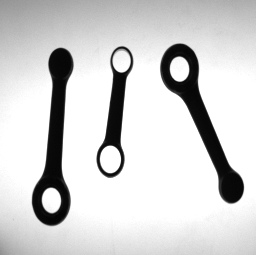
#> input picture imgs_1/TESI00.BMP, 256 x 255 px
$ jupyter execute Project_task1.ipynb
#> lines starting #> are read from the running program, lines starting #| are printed output that depends on the picture; after the words box and inside, x2 and y2 are one past the last pixel; in counts of white or black regions, pixels touching at a corner belong together; long printed decimals are rounded
# Visual Inspection of Motorcycle Connecting Rods
## Task 1
The objective of this project is the visual inspection of motorcycle connecting rods. The system should be able to analyze the dimensions of two different types of connecting rods to allow a vision-guided  robot  to pick and sort rods based on their type and dimensions. The two rod types are characterized by a different number of holes: Type A rods have one hole whilst Type B rods have two holes.

In this file I will only consider the requirements of the first task. For each connecting rod, the system must provide the following information:
1.  Type of rod (A or B)
2.  Position and orientation (modulo $\pi$)
3.  Length (L), Width (W), Width at the barycenter (WB)
4.  For each hole, position of the centre and diameter size

### Import

[cell 1]
import numpy as np
import cv2
from matplotlib import pyplot as plt
import math

[cell 2]
# Load images
img = cv2.imread("imgs_1/TESI00.BMP", cv2.IMREAD_GRAYSCALE)
#> img is the input picture: shape (255, 256); min 4, max 255, mean 208.4

plt.figure(figsize=(15,10))
plt.imshow(img, cmap="gray")
plt.show()

## Binarize images
To binarize the images it was used the Otsu's algorithm, as the lighting condition are not guaranteed to be constant across the different images.

[cell 3]
th_value, img_bin = cv2.threshold(img, 0, 255, cv2.THRESH_OTSU)
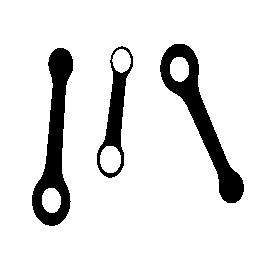
#> img_bin: shape (255, 256); 87.7% white; 3 black regions, box (x1, y1, x2, y2) and area: (32, 48, 73, 226) 3265, (160, 44, 244, 203) 3248, (97, 46, 133, 178) 1492
#> th_value = 127

# img_bin = cv2.adaptiveThreshold(img, 255, cv2.ADAPTIVE_THRESH_GAUSSIAN_C,
#                                 cv2.THRESH_BINARY, 71, 20)

# Invert binary image: white foreground, black background
img_bin = 255-img_bin

plt.figure(figsize=(7,7))
plt.imshow(img_bin, cmap="gray")
plt.show()

print("Otsu Threshold: {}".format(th_value))
#| Otsu Threshold: 127.0

## Contours
To find the countours I simply used the method provided by OpenCV, as it also provides the hierarchy of the contours, which will be used to determine the type of rod.

[cell 4]
img_cont = np.stack([img_bin,img_bin,img_bin], axis=-1)   #3 channel image to draw colored contours
#> img_cont: shape (255, 256, 3); 12.3% white; 3 white regions
cont, hierarchy = cv2.findContours(image=img_bin, mode=cv2.RETR_CCOMP, method=cv2.CHAIN_APPROX_SIMPLE)
#> cont = 7 contours; box (x1, y1, x2, y2) and area: (32, 48, 73, 226) 3462, (160, 44, 244, 203) 3460, (97, 46, 133, 178) 2156, (99, 145, 122, 174) 497, (41, 187, 62, 214) 418, (169, 56, 190, 83) 418, (111, 48, 132, 74) 372
cv2.drawContours(img_cont, cont, -1, (0,255,0), 1)
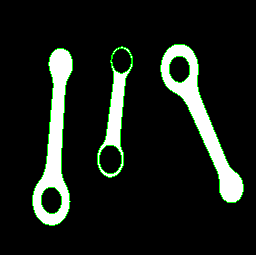
#> img_cont: shape (255, 256, 3); mean of channels 0, 1, 2 26.3, 31.3, 26.3; drawn as B, G, R

plt.figure(figsize=(7,7))
plt.imshow(img_cont)
plt.show()

print("Contour hierarchy: [Next, Previous, First_Child, Parent]")
print(hierarchy)
#| [[[ 2 -1  1 -1]
#|   [-1 -1 -1  0]
#|   [ 5  0  3 -1]
#|   [ 4 -1 -1  2]
#|   [-1  3 -1  2]
#|   [-1  2  6 -1]
#|   [-1 -1 -1  5]]]

## Type: A-B
For each contour detected, OpenCV provides the "child" and "parent" contours. Using this information I determined the type of rod by counting the number of nested contours: one hole for type A, two holes for type B. This step also allowed to discriminate some distractors: blob with none or more than two holes are not to be considered.

[cell 5]
rod_type = []
ext_cont = []
holes_cont = []

for idx, c in enumerate(hierarchy[0]):
    if c[3] == -1:  # if it has no parent, it is external

        if c[2] == -1:  # a rod must have at least one hole
            continue

        hole_1 = hierarchy[0][c[2]]

        if hole_1[0] == -1: # only one hole: type A
            rod_type.append('A')
            ext_cont.append(cont[idx][:,0])
            holes_cont.append([cont[c[2]][:,0]])
            continue

        hole_2 = hierarchy[0][hole_1[0]]

        if hole_2[0] == -1: # two holes: type B
            rod_type.append('B')
            ext_cont.append(cont[idx][:,0])
            holes_cont.append([cont[c[2]][:,0], cont[hole_1[0]][:,0]])

        continue    # a rod cannot have more than two holes
#> this loop made 7 passes
#> (c, hole_1, hole_2) on pass 3: ([5, 0, 3, -1], [4, -1, -1, 2], [-1, 3, -1, 2])
#> (c, hole_1) on passes 1, 6: ([2, -1, 1, -1], [-1, -1, -1, 0]), ([-1, 2, 6, -1], [-1, -1, -1, 5])
#> after the loop, ext_cont = 3 items; holes_cont = 3 items; rod_type = ['A', 'B', 'A']

print("Rod Types: ", rod_type)
#| Rod Types:  ['A', 'B', 'A']

## Position and Orientation
The orientation of the blob was determined by analyzing the moments of the contour. Then, given the major and minor axis it was possible to determine the Minimum Enclosing Rectangle.

[cell 6]
def computeMinimumEnclosingRectangle(cont):
    # Moments of the blob
    moments = cv2.moments(cont)
    m00 = moments['m00']        # OpenCV compute moments as Mji = sum(x^j*y^i)
    m11 = moments['mu11']       # i,j inverted compared to the slide
    m10 = moments['m10']
    m01 = moments['m01']
    m20 = moments['mu20']
    m02 = moments['mu02']

    # Barycenter
    bx, by = int(m10/m00), int(m01/m00)

    # Orientation
    theta = -0.5*math.atan(2*m11/(m20-m02))
    theta = np.where(m20-m02 > 0, theta, theta+math.pi/2)   # the previous formula is a minimum(major axis)
                                                            # only if the denominator is > 0 ???
    theta = np.where(theta < 0, theta+math.pi, theta)   # orientation must be in the interval [0,pi]

    # Major and Minor axis
    alpha, beta = -math.sin(theta), math.cos(theta)

    a_MA = alpha
    b_MA = -beta
    c_MA = beta*by - alpha*bx
    MA = (a_MA, b_MA, c_MA)

    a_MI = beta
    b_MI = alpha
    c_MI = -beta*bx - alpha*by
    MI = (a_MI, b_MI, c_MI)

    # Compute the four points laying at maximum distance on opposite sides of the two axes
    dMAmin = float("inf")
    dMAmax = -float("inf")
    dMImin = float("inf")
    dMImax = -float("inf")

    i1, j1 = 0, 0   # Major axis, positive side
    i2, j2 = 0, 0   # Major axis, negative side
    i3, j3 = 0, 0   # Minor axis, positive side
    i4, j4 = 0, 0   # Minor axis, negative side

    normMA = math.sqrt(a_MA*a_MA + b_MA*b_MA)
    normMI = math.sqrt(a_MI*a_MI + b_MI*b_MI)

    for j, i in cont:
        dMA = (a_MA*j+b_MA*i+c_MA) / normMA
        dMI = (a_MI*j+b_MI*i+c_MI) / normMI

        if dMA < dMAmin:
            dMAmin = dMA
            i1, j1 = i, j

        if dMA > dMAmax:
            dMAmax = dMA
            i2, j2 = i, j

        if dMI < dMImin:
            dMImin = dMI
            i3, j3 = i, j

        if dMI > dMImax:
            dMImax = dMI
            i4, j4 = i, j

    # Offsets of the lines parallel to the major and minor axis
    cl1 = -a_MA*j1 - b_MA*i1
    cl2 = -a_MA*j2 - b_MA*i2
    cw1 = -a_MI*j3 - b_MI*i3
    cw2 = -a_MI*j4 - b_MI*i4

    # Vertex of the Minimum Enclosing Rectangle
    v1 = [(b_MA*cw1 - b_MI*cl1)/(a_MA*b_MI-b_MA*a_MI), (a_MI*cl1 - a_MA*cw1)/(a_MA*b_MI-b_MA*a_MI)]
    v2 = [(b_MA*cw2 - b_MI*cl1)/(a_MA*b_MI-b_MA*a_MI), (a_MI*cl1 - a_MA*cw2)/(a_MA*b_MI-b_MA*a_MI)]
    v3 = [(b_MA*cw1 - b_MI*cl2)/(a_MA*b_MI-b_MA*a_MI), (a_MI*cl2 - a_MA*cw1)/(a_MA*b_MI-b_MA*a_MI)]
    v4 = [(b_MA*cw2 - b_MI*cl2)/(a_MA*b_MI-b_MA*a_MI), (a_MI*cl2 - a_MA*cw2)/(a_MA*b_MI-b_MA*a_MI)]
    vrtx = np.array([v1,v2,v4,v3], np.int32)

    return vrtx, (bx,by), MA, MI, theta

[cell 7]
img_MER = np.copy(img_cont)
MER_vrtx = []
barycenters = []
major_axis = []
minor_axis = []
orientation = []

for c in ext_cont:
    box, B, MA, MI, theta = computeMinimumEnclosingRectangle(c)
    cv2.polylines(img_MER, [box], True, (255,0,0))

    MER_vrtx.append(box)
    barycenters.append(B)
    major_axis.append(MA)
    minor_axis.append(MI)
    orientation.append(theta)
#> this loop made 3 passes
#> (m00 in computeMinimumEnclosingRectangle, m11 in computeMinimumEnclosingRectangle, m10 in computeMinimumEnclosingRectangle, m01 in computeMinimumEnclosingRectangle, m20 in computeMinimumEnclosingRectangle, m02 in computeMinimumEnclosingRectangle, bx in computeMinimumEnclosingRectangle, by in computeMinimumEnclosingRectangle) on passes 1 to 3: (3462.5, -692488, 188278.3, 512860, 224926.7, 10154364.4, 54, 148), (2156.5, -374510.1, 248030.7, 248851.3, 105142.6, 3367690, 115, 115), (3460.5, 3235772.1, 688038, 392291.7, 1589519.2, 7717426.5, 198, 113)
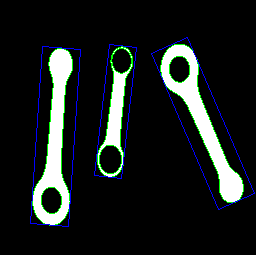
#> img_MER: shape (255, 256, 3); 1.73% of pixels changed, all inside (x1, y1, x2, y2) = (30, 37, 255, 227); drawn as B, G, R
#> after the loop, MER_vrtx = [[[68, 226], [80, 49], [42, 46], [30, 223]], [[121, 178], [136, 47], [109, 44], [94, 175]], [[254, 193], [187, 37], [151, 53], [218, 209]]]; barycenters = [(54, 148), (115, 115), (198, 113)]; major_axis = [(-0.998, -0.0692, 64.12), (-0.994, -0.113, 127.2), (-0.919, 0.395, 137.2)]; minor_axis = [(0.0692, -0.998, 143.9), (0.113, -0.994, 101.3), (-0.395, -0.919, 182.1)]; orientation = [1.5, 1.46, 1.98]

plt.figure(figsize=(7,7))
plt.imshow(img_MER)
plt.show()

print("Orientations: ", orientation)
#| Orientations:  [array(1.502), array(1.458), array(1.977)]
print("Barycenters: ", barycenters)
#| Barycenters:  [(54, 148), (115, 115), (198, 113)]

## Length, Width, Width at the barycenter
Given the MER, the computation of the length and width is trivial. To determine the width at the barycenter the first approach I tried was to search for the intersection between the minor axis and the contour. The contour provided by OpenCV cannot be approximated (cv2.CHAIN_APPROX_SIMPLE), otherwise it is sparse (as can be seen in the code below).

[cell 8]
temp = np.copy(img_cont)

a, b, c = minor_axis[0]
#> a = 0.0692; b = -0.998; c = 143.9
for j in range(0,250):
    for i in range(0,250):
        if int(a*j+b*i+c)==0:
            temp[i,j] = [0,0,255]
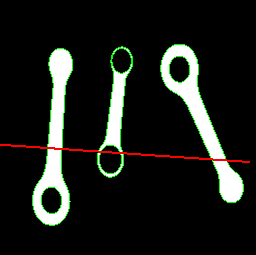
#> temp: shape (255, 256, 3); 0.77% of pixels changed, all inside (x1, y1, x2, y2) = (0, 144, 250, 163); drawn as B, G, R

for x,y in ext_cont[0]:
    temp[y,x] = [255,0,0]
#> this loop made 137 passes
#> (x, y) on passes 1 to 12: (57, 48), (56, 49), (55, 49), (51, 53), (51, 54), (50, 55), (50, 56), (49, 57), (49, 61), (48, 62), (48, 65), (49, 66)
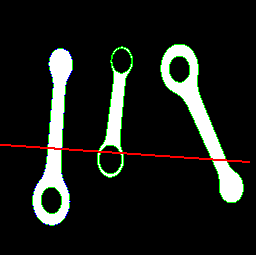
#> temp: shape (255, 256, 3); 0.21% of pixels changed, all inside (x1, y1, x2, y2) = (32, 48, 73, 226); drawn as B, G, R

plt.figure(figsize=(7,7))
plt.imshow(temp)
plt.show()

[cell 9]
temp = np.copy(img_MER)

def distance(A,B):
    return math.sqrt((A[0]-B[0])**2+(A[1]-B[1])**2)

def barycenterWidth(cont, MA, MI):
    x1, x2 = -1, -1
    y1, y2 = -1, -1
    a_ma, b_ma, c_ma = MA
    a_mi, b_mi, c_mi = MI

    for p in cont:
        if int(p[0]*a_mi + p[1]*b_mi + c_mi) == 0 and p[0]*a_ma + p[1]*b_ma + c_ma > 0:
            x1, y1 = p[0], p[1]
            continue

        if int(p[0]*a_mi + p[1]*b_mi + c_mi) == 0 and p[0]*a_ma + p[1]*b_ma + c_ma < 0:
            x2, y2 = p[0], p[1]
            continue

    temp[y1,x1] = [255,0,0]
    temp[y2,x2] = [255,0,0]
    print(" intersection: ")
    print("   *",x1,y1)
    print("   *",x2,y2)
    return distance((x1,y1),(x2,y2))

for i, (cont, vrtx, MA, MI) in enumerate(zip(ext_cont, MER_vrtx, major_axis, minor_axis)):
    print("{}° rod:".format(i+1))

    W = distance(vrtx[0], vrtx[3])
    L = distance(vrtx[0], vrtx[2])
    Wb = barycenterWidth(cont, MA, MI)

    print(" width: {:.2f}".format(W))
    print(" length: {:.2f}".format(L))
    print(" width at B: {:.2f}".format(Wb))
#> this loop made 3 passes
#> (vrtx, W, L, a_ma in barycenterWidth, b_ma in barycenterWidth, c_ma in barycenterWidth, a_mi in barycenterWidth, b_mi in barycenterWidth) on passes 1 to 3: ([[68, 226], [80, 49], [42, 46], [30, 223]], 38.12, 181.9, -0.998, -0.0692, 64.12, 0.0692, -0.998), ([[121, 178], [136, 47], [109, 44], [94, 175]], 27.17, 134.5, -0.994, -0.113, 127.2, 0.113, -0.994), ([[254, 193], [187, 37], [151, 53], [218, 209]], 39.4, 173.8, -0.919, 0.395, 137.2, -0.395, -0.919)
#> (printed output is left out)

for b in barycenters:
    temp[b[1],b[0]] = [255,0,0]
#> this loop made 3 passes
#> temp: shape (255, 256, 3); 0.01% of pixels changed, all inside (x1, y1, x2, y2) = (54, 109, 256, 255)

plt.figure(figsize=(7,7))
plt.imshow(temp)
plt.show()

In the end, I've extracted the ROI of the oriented blob. In this way, the length and width are provided by the dimension of the ROI, and the width at the barycenter can be easily found by looking for intensities changes in the row of the barycenter.

[cell 10]
def distance(A,B):
    return math.sqrt((A[0]-B[0])**2+(A[1]-B[1])**2)

def getRotatedROI(img, vrtx, W, L):
    dst = np.float32([[0,0], [W,0], [0,L], [W,L]])
    src = np.float32([vrtx[2], vrtx[1], vrtx[3], vrtx[0]])

    transform_matrix = cv2.getPerspectiveTransform(src,dst)
    roi = cv2.warpPerspective(img, transform_matrix, (W,L))
    return roi, transform_matrix

def computeBarycenterWidth(roi, B):
    y = int(B[0][0][1])
    x1, x2 = 0, 0
    previous_pixel = 0
    current_pixel = 0
    for i in range(1, roi.shape[1]):
        previous_pixel = current_pixel
        current_pixel = roi[y, i]
        if previous_pixel == 0 and current_pixel > 0:
            x1 = i
        if previous_pixel > 0 and current_pixel == 0:
            x2 = i

    return x2-x1

for i, (cont, vrtx, B) in enumerate(zip(ext_cont, MER_vrtx, barycenters)):
    W = distance(vrtx[0], vrtx[3])
    L = distance(vrtx[0], vrtx[2])
    roi, transform_matrix = getRotatedROI(img_bin, vrtx, int(W), int(L))
    Wb = computeBarycenterWidth(roi, cv2.perspectiveTransform(np.float32([[B]]), transform_matrix))
    plt.figure(figsize=(7,7))
    plt.imshow(roi, cmap="gray")
    plt.show()

    print("{}° rod:".format(i+1))
    print(" width: {:.2f}".format(W))
    print(" length: {:.2f}".format(L))
    print(" width at B: {:.2f}".format(Wb))
#> this loop made 3 passes
#> (vrtx, B, W, L, dst in getRotatedROI, src in getRotatedROI, y in computeBarycenterWidth, Wb) on passes 1 to 3: ([[68, 226], [80, 49], [42, 46], [30, 223]], (54, 148), 38.12, 181.9, [[0, 0], [38, 0], [0, 181], [38, 181]], [[42, 46], [80, 49], [30, 223], [68, 226]], 102, 17), ([[121, 178], [136, 47], [109, 44], [94, 175]], (115, 115), 27.17, 134.5, [[0, 0], [27, 0], [0, 134], [27, 134]], [[109, 44], [136, 47], [94, 175], [121, 178]], 71, 16), ([[254, 193], [187, 37], [151, 53], [218, 209]], (198, 113), 39.4, 173.8, [[0, 0], [39, 0], [0, 173], [39, 173]], [[151, 53], [187, 37], [218, 209], [254, 193]], 75, 17)
#| 1° rod:
#|  width: 38.12
#|  length: 181.87
#|  width at B: 17.00
#| 2° rod:
#|  width: 27.17
#|  length: 134.54
#|  width at B: 16.00
#| 3° rod:
#|  width: 39.40
#> (further printed lines are left out)
#> pass 1, in getRotatedROI, `roi = cv2.warpPerspective(img, transform_matrix, (W,L))`:
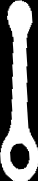
#> roi: shape (181, 38); min 0, max 255, mean 122.5
#> pass 2, in getRotatedROI (call 2), `roi = cv2.warpPerspective(img, transform_matrix, (W,L))`:
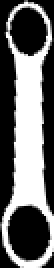
#> roi: shape (134, 27) (shown 2 times larger); min 0, max 255, mean 104.9
#> pass 3, in getRotatedROI (call 3), `roi = cv2.warpPerspective(img, transform_matrix, (W,L))`:
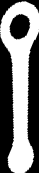
#> roi: shape (173, 39); min 0, max 255, mean 123.1

## Position of holes
To determine the position of the holes, I've used the OpenCV function `fitEllipse`, which return the position of the barycenters and the length of the axis for a given contour. The diameter was taken as the mean between the length of the major and minor axis.

[cell 11]
temp = np.copy(img_MER)

for i_r, rod in enumerate(holes_cont):    #for each rod
    print("{}° rod:".format(i_r+1))

    for i_h, hole in enumerate(rod):        #for each hole inside a rod
        ellipse = cv2.fitEllipse(hole)
        (bx,by), (d1,d2), _ = ellipse
        d = (d1+d2) / 2
        print("\t{}° hole: B=({:.1f}, {:.1f}),\td={:.1f}".format(i_h+1, bx, by, d))
        temp[int(by),int(bx)] = [255,0,0]
#> this loop made 3 passes
#| 1° rod:
#| 	1° hole: B=(51.0, 199.9),	d=23.4
#| 2° rod:
#| 	1° hole: B=(109.9, 158.9),	d=25.5
#| 	2° hole: B=(121.1, 60.3),	d=22.0
#| 3° rod:
#| 	1° hole: B=(179.1, 68.8),	d=23.5
#> temp: shape (255, 256, 3); 0.01% of pixels changed, all inside (x1, y1, x2, y2) = (50, 60, 180, 200)

plt.figure(figsize=(7,7))
plt.imshow(temp)
plt.show()

$ run again, with imgs_1/TESI12.BMP copied over imgs_1/TESI00.BMP
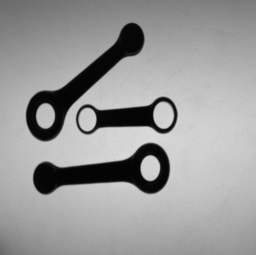
#> input picture imgs_1/TESI12.BMP, 256 x 255 px
#> img is the input picture: shape (255, 256); min 2, max 219, mean 153.6
#> th_value = 93
#| Otsu Threshold: 93.0
#> cont = 7 contours; box (x1, y1, x2, y2) and area: (33, 143, 170, 194) 3516, (26, 23, 144, 141) 3510, (76, 97, 177, 134) 2169, (152, 100, 175, 130) 494, (139, 154, 161, 182) 438, (35, 102, 56, 130) 423, (77, 107, 98, 133) 378
#| [[[ 2 -1  1 -1]
#|   [-1 -1 -1  0]
#|   [ 5  0  3 -1]
#|   [ 4 -1 -1  2]
#|   [-1  3 -1  2]
#|   [-1  2  6 -1]
#> (further printed lines are left out)
#> the loop `for idx, c in enumerate(hierarchy[0]):` made 7 passes
#> (c, hole_1, hole_2) on pass 3: ([5, 0, 3, -1], [4, -1, -1, 2], [-1, 3, -1, 2])
#> after the loop `for idx, c in enumerate(hierarchy[0]):`: ext_cont = 3 items; rod_type = ['A', 'B', 'A']
#| Rod Types:  ['A', 'B', 'A']
#> the loop `for c in ext_cont:` made 3 passes
#> (m00 in computeMinimumEnclosingRectangle, m11 in computeMinimumEnclosingRectangle, m10 in computeMinimumEnclosingRectangle, m01 in computeMinimumEnclosingRectangle, m20 in computeMinimumEnclosingRectangle, m02 in computeMinimumEnclosingRectangle, bx in computeMinimumEnclosingRectangle, by in computeMinimumEnclosingRectangle) on passes 1 to 3: (3515.5, -545877.7, 386634.5, 603445.7, 6033833.5, 362612.8, 109, 171), (2169, -109870.3, 280223.8, 252918.3, 1999093.6, 115324.4, 129, 116), (3510.5, -3542366.6, 274441.2, 301456.8, 4178998.1, 3446156.7, 78, 85)
#> after the loop `for c in ext_cont:`: MER_vrtx = [[[35, 204], [171, 191], [166, 141], [30, 154]], [[76, 137], [177, 131], [175, 96], [74, 101]], [[43, 146], [156, 44], [126, 11], [13, 113]]]; barycenters = [(109, 171), (129, 116), (78, 85)]; major_axis = [(-0.0949, -0.995, 180.6), (-0.058, -0.998, 123.3), (-0.67, -0.743, 115.4)]; minor_axis = [(0.995, -0.0949, -92.27), (0.998, -0.058, -122.1), (0.743, -0.67, -0.994)]; orientation = [0.0951, 0.0581, 0.734]
#| Orientations:  [array(0.09509), array(0.05806), array(0.7339)]
#| Barycenters:  [(109, 171), (129, 116), (78, 85)]
#> `a, b, c = minor_axis[0]`: a = 0.995; b = -0.0949; c = -92.27
#> the loop `for x,y in ext_cont[0]:` made 121 passes
#> (x, y) on passes 1 to 8: (148, 143), (147, 144), (144, 144), (142, 146), (141, 146), (135, 152), (135, 153), (133, 155)
#> after the loop `for x,y in ext_cont[0]:`:
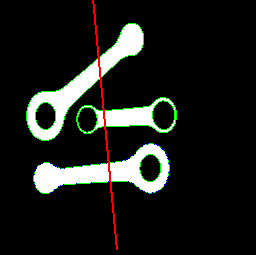
#> temp: shape (255, 256, 3); mean of channels 0, 1, 2 27, 30.4, 28.5; drawn as B, G, R
#> the loop `for i, (cont, vrtx, MA, MI) in enumerate(zip(ext_cont, MER_vrtx, major..` made 3 passes
#> (vrtx, W, L, a_ma in barycenterWidth, b_ma in barycenterWidth, c_ma in barycenterWidth, a_mi in barycenterWidth, b_mi in barycenterWidth) on passes 1 to 3: ([[35, 204], [171, 191], [166, 141], [30, 154]], 50.25, 145.4, -0.0949, -0.995, 180.6, 0.995, -0.0949), ([[76, 137], [177, 131], [175, 96], [74, 101]], 36.06, 107.2, -0.058, -0.998, 123.3, 0.998, -0.058), ([[43, 146], [156, 44], [126, 11], [13, 113]], 44.6, 158.5, -0.67, -0.743, 115.4, 0.743, -0.67)
#> (printed output is left out)
#> the loop `for b in barycenters:` made 3 passes
#> the loop `for i, (cont, vrtx, B) in enumerate(zip(ext_cont, MER_vrtx, barycenter..` made 3 passes
#> (vrtx, B, W, L, dst in getRotatedROI, src in getRotatedROI, y in computeBarycenterWidth, Wb) on passes 1 to 2: ([[35, 204], [171, 191], [166, 141], [30, 154]], (109, 171), 50.25, 145.4, [[0, 0], [50, 0], [0, 145], [50, 145]], [[166, 141], [171, 191], [30, 154], [35, 204]], 63, 21), ([[76, 137], [177, 131], [175, 96], [74, 101]], (129, 116), 36.06, 107.2, [[0, 0], [36, 0], [0, 107], [36, 107]], [[175, 96], [177, 131], [74, 101], [76, 137]], 50, 20)
#> (printed output is left out)
#> pass 3, in getRotatedROI (call 3), `roi = cv2.warpPerspective(img, transform_matrix, (W,L))`:
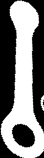
#> roi: shape (158, 44); min 0, max 255, mean 123.1
#> the loop `for i_r, rod in enumerate(holes_cont):` made 3 passes
#| 1° rod:
#| 	1° hole: B=(149.8, 167.6),	d=24.0
#| 2° rod:
#| 	1° hole: B=(86.9, 119.1),	d=22.2
#| 	2° hole: B=(163.1, 114.7),	d=25.5
#| 3° rod:
#> (further printed lines are left out)

$ run again, with imgs_1/TESI21.BMP copied over imgs_1/TESI00.BMP
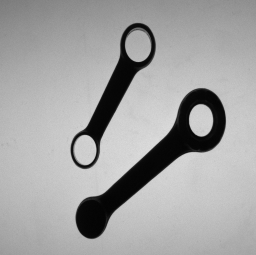
#> input picture imgs_1/TESI21.BMP, 256 x 255 px
#> img is the input picture: shape (255, 256); min 3, max 221, mean 162.3
#> th_value = 98
#| Otsu Threshold: 98.0
#> cont = 10 contours, 5 with area under 20; largest, box (x1, y1, x2, y2) and area: (76, 88, 226, 239) 5706, (71, 23, 156, 169) 3545, (124, 29, 152, 63) 710, (188, 103, 214, 138) 667, (72, 134, 98, 166) 594
#| [[[ 2 -1  1 -1]
#|   [-1 -1 -1  0]
#|   [-1  0  3 -1]
#|   [ 4 -1 -1  2]
#|   [ 5  3 -1  2]
#|   [ 6  4 -1  2]
#> (further printed lines are left out)
#> the loop `for idx, c in enumerate(hierarchy[0]):` made 10 passes
#> (c, hole_1, hole_2) on pass 3: ([-1, 0, 3, -1], [4, -1, -1, 2], [5, 3, -1, 2])
#> after the loop `for idx, c in enumerate(hierarchy[0]):`: ext_cont = 1 item; rod_type = ['A']
#| Rod Types:  ['A']
#> the loop `for c in ext_cont:` made 1 pass
#> (m00 in computeMinimumEnclosingRectangle, m11 in computeMinimumEnclosingRectangle, m10 in computeMinimumEnclosingRectangle, m01 in computeMinimumEnclosingRectangle, m20 in computeMinimumEnclosingRectangle, m02 in computeMinimumEnclosingRectangle, bx in computeMinimumEnclosingRectangle, by in computeMinimumEnclosingRectangle) on pass 1: (5706, -9310403.9, 905186, 898624, 10933052.5, 9109712.9, 158, 157)
#> after the loop `for c in ext_cont:`: MER_vrtx = [[[97, 251], [240, 122], [202, 79], [59, 209]]]; barycenters = [(158, 157)]; major_axis = [(-0.672, -0.741, 222.4)]; minor_axis = [(0.741, -0.672, -11.57)]; orientation = [0.737]
#| Orientations:  [array(0.7366)]
#| Barycenters:  [(158, 157)]
#> `a, b, c = minor_axis[0]`: a = 0.741; b = -0.672; c = -11.57
#> the loop `for x,y in ext_cont[0]:` made 166 passes
#> (x, y) on passes 1 to 3: (198, 88), (197, 89), (195, 89)
#> after the loop `for x,y in ext_cont[0]:`:
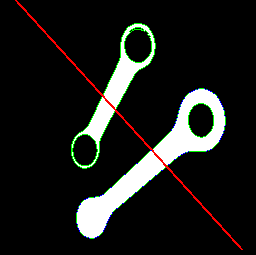
#> temp: shape (255, 256, 3); mean of channels 0, 1, 2 26.8, 29.3, 28.8; drawn as B, G, R
#> the loop `for i, (cont, vrtx, MA, MI) in enumerate(zip(ext_cont, MER_vrtx, major..` made 1 pass
#> (vrtx, W, L, a_ma in barycenterWidth) on pass 1: ([[97, 251], [240, 122], [202, 79], [59, 209]], 56.64, 201.5, -0.672)
#> (printed output is left out)
#> the loop `for b in barycenters:` made 1 pass
#> the loop `for i, (cont, vrtx, B) in enumerate(zip(ext_cont, MER_vrtx, barycenter..` made 1 pass
#> (vrtx, B, W, L, dst in getRotatedROI, src in getRotatedROI, y in computeBarycenterWidth) on pass 1: ([[97, 251], [240, 122], [202, 79], [59, 209]], (158, 157), 56.64, 201.5, [[0, 0], [56, 0], [0, 201], [56, 201]], [[202, 79], [240, 122], [59, 209], [97, 251]], 87)
#> (printed output is left out)
#> pass 1, in getRotatedROI, `roi = cv2.warpPerspective(img, transform_matrix, (W,L))`:
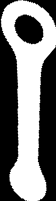
#> roi: shape (201, 56); min 0, max 255, mean 121.6
#> the loop `for i_r, rod in enumerate(holes_cont):` made 1 pass
#> i_r on pass 1: 0
#> (printed output is left out)
